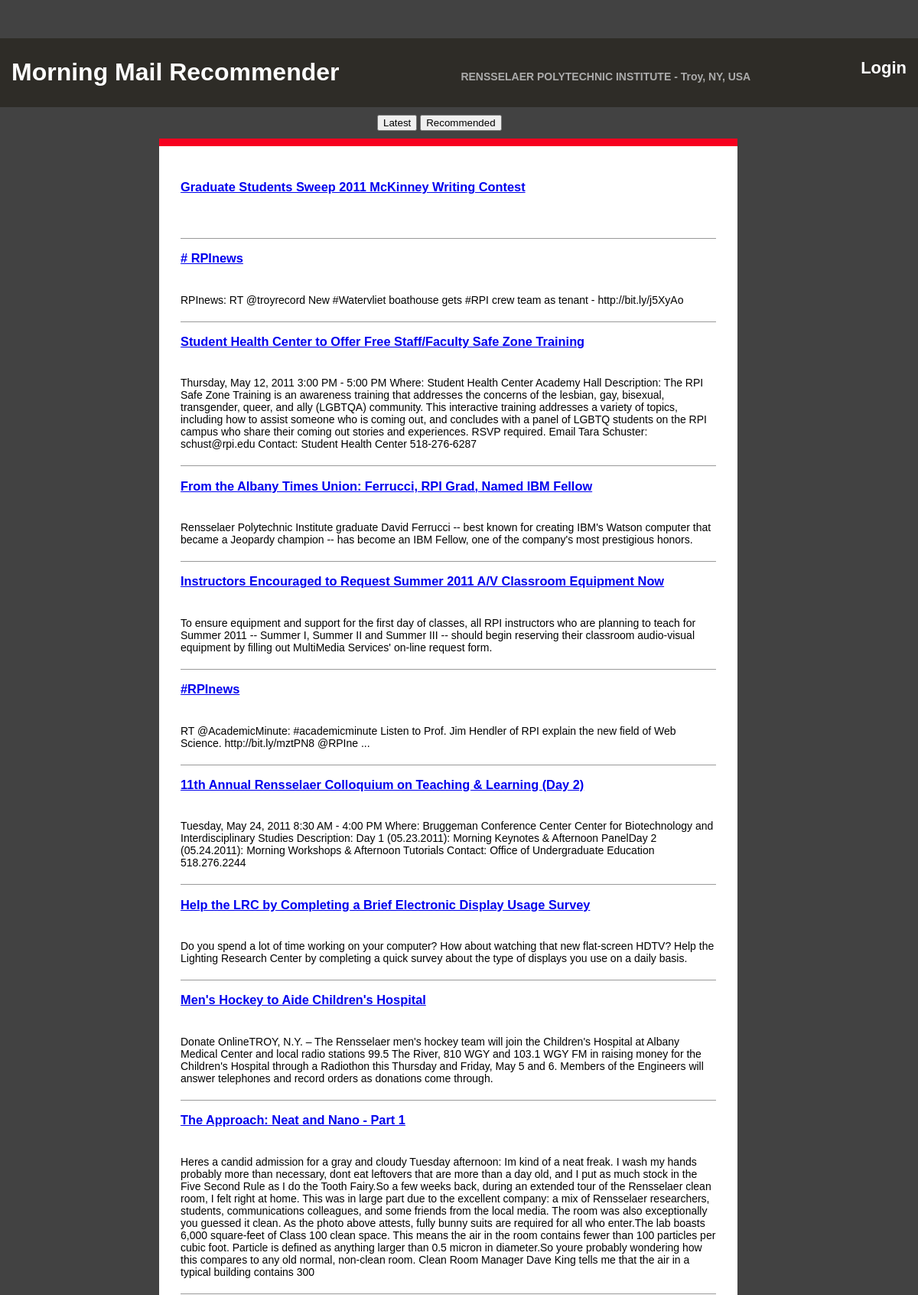
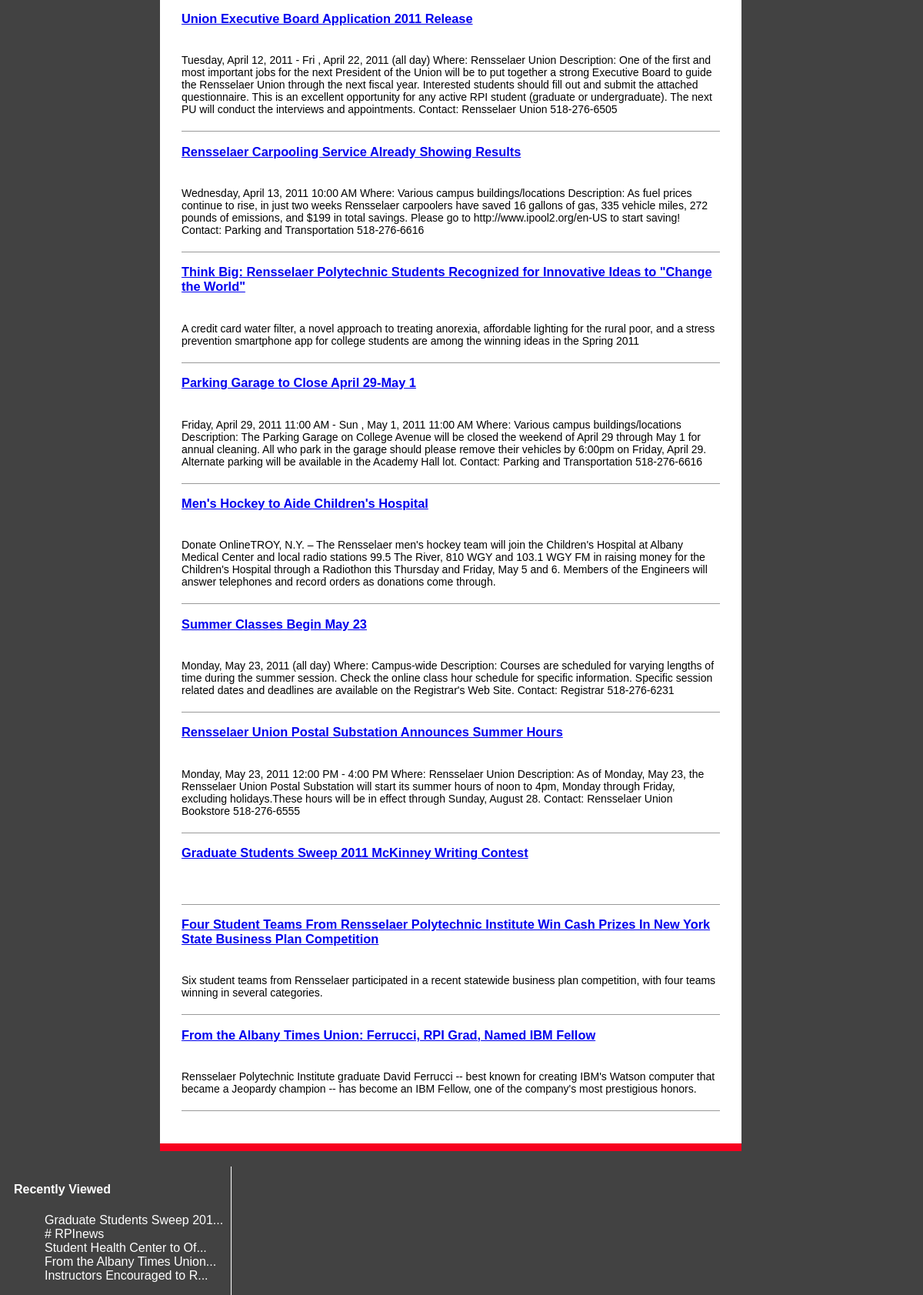
The page /final_project.php on the database its author committed (2 pictures, top to bottom).
### tables this page shows
CREATE TABLE IF NOT EXISTS `rss_articles` (
  `id` int(11) NOT NULL AUTO_INCREMENT,
  `guid` varchar(512) NOT NULL,
  `url` varchar(512) NOT NULL,
  `title` varchar(256) DEFAULT NULL,
  `description` varchar(1024) DEFAULT NULL,
  `pubdate` datetime DEFAULT NULL,
  PRIMARY KEY (`id`),
  UNIQUE KEY `id` (`id`),
  UNIQUE KEY `guid` (`guid`)
);

### CAS-1.2.1/CAS.php (called while the page is built, shortened)
<?php
include_once (dirname(__FILE__) . '/CAS/client.php');
class phpCAS {
	public static function client($server_version, $server_hostname, $server_port, $server_uri, $start_session = true) {
		$PHPCAS_CLIENT = new CASClient($server_version, FALSE
		, $server_hostname, $server_port, $server_uri, $start_session);
	}
	public static function backtrace() {
		if (function_exists('debug_backtrace')) {
			return debug_backtrace();
		} else {
			return array ();
		}
	}
	public static function trace($str) {
		$dbg = phpCAS :: backtrace();
	}
	public static function traceBegin() {
		$dbg = phpCAS :: backtrace();
		$str = '=> ';
		if (!empty ($dbg[2]['class'])) {
			$str .= $dbg[2]['class'] . '::';
		}
		$str .= $dbg[2]['function'] . '(';
		if (is_array($dbg[2]['args'])) {
			foreach ($dbg[2]['args'] as $index => $arg) {
				if ($index != 0) {
					$str .= ', ';
				}
				$str .= str_replace("\n", "", var_export($arg, TRUE));
			}
		}
		if (isset($dbg[2]['file']))
		$file = basename($dbg[2]['file']);
		else
		$file = 'unknown_file';
		if (isset($dbg[2]['line']))
		$line = $dbg[2]['line'];
		else
		$line = 'unknown_line';
		$str .= ') [' . $file . ':' . $line . ']';
	}
	public static function traceEnd($res = '') {
		$str = '';
		$str .= '<= ' . str_replace("\n", "", var_export($res, TRUE));
	}
	public static function isAuthenticated() {
		global $PHPCAS_CLIENT, $PHPCAS_AUTH_CHECK_CALL;
		$auth = $PHPCAS_CLIENT->isAuthenticated();
		$dbg = phpCAS :: backtrace();
		return $auth;
	}
}
?>

### CAS-1.2.1/CAS/client.php (called while the page is built, shortened)
<?php
class CASClient
{
	private $_server = array(
		'version' => -1,
		'hostname' => 'none',
		'port' => -1,
		'uri' => 'none');
	private function getServerVersion()
	{
		return $this->_server['version'];
	}
	public function CASClient(
	$server_version,
	$proxy,
	$server_hostname,
	$server_port,
	$server_uri,
	$start_session = true) {
		$this->_start_session = $start_session;
		$this->_proxy = $proxy;
		$this->_server['version'] = $server_version;
		$server_uri = preg_replace('/\/\//','/','/'.$server_uri.'/');
		if ( $this->isCallbackMode() ) {
			if ( !$this->isHttps() ) {
				phpCAS::error('CAS proxies must be secured to use phpCAS; PGT\'s will not be received from the CAS server');
			}
		} else {
			$ticket = (isset($_GET['ticket']) ? $_GET['ticket'] : null);
		}
	}
	public function isAuthenticated()
	{
		$res = FALSE;
		return $res;
	}
	public function isSessionAuthenticated ()
	{
		return !empty($_SESSION['phpCAS']['user']);
	}
	private function wasPreviouslyAuthenticated()
	{
		$auth = FALSE;
		return $auth;
	}
	private function isLogoutRequest() {
		return !empty($_POST['logoutRequest']);
	}
	private $_st = '';
	public function hasST()
	{ return !empty($this->_st); }
	private $_proxy;
	public function isProxy()
	{
		return $this->_proxy;
	}
	private $_callback_mode = FALSE;
	private function isCallbackMode()
	{
		return $this->_callback_mode;
	}
	private  $_pt = '';
	public function hasPT()
	{ return !empty($this->_pt); }
	public function hasSA()
	{ return !empty($this->_sa); }
}
?>

### final_project.php (the view, shortened to what this page needs)
<?php include('CAS-1.2.1/CAS.php');
?>
<!DOCTYPE html PUBLIC "-//W3C//DTD XHTML 1.0 Transitional//EN" "http://www.w3.org/TR/xhtml1/DTD/xhtml1-transitional.dtd">
<html>
<head>
<link rel="stylesheet" type="text/css" href="final_project.css" />
</head>
<body>
  <div id="header">
  <h1>Morning Mail Recommender <span class = "span_header">RENSSELAER POLYTECHNIC INSTITUTE - Troy, NY, USA</span>
  <?php
    if (phpCAS::isAuthenticated())
	{
         $user_name=phpCAS::getUser();
	 echo '<span class = "span_header_login"><a href = "CAS_RPI_logout.php">'.$user_name.' Logout</a></span>';
	 $cookie_name = $_COOKIE['user_id'];
	}
    else
	{
	 echo '<span class = "span_header_login"><a href = "CAS_RPI.php">Login</a></span>';
	}
  ?>
  </h1>
  </div>
  <div id ="buttons">
    <div id="align_buttons">
      <button type="button" id="latest">Latest</button>
      <button type="button" id="recommended">Recommended</button>
    </div>
  </div>
  <div id="content">
  <?php
 $cluster = -1;
 $user_id = -1;
 $sql = 'SELECT * FROM rss_articles ORDER BY pubdate DESC LIMIT 10';
 $results = mysql_query($sql);
 $row = mysql_fetch_array($results);
 echo '<div id="recent_articles">';
 while($row != null)
	{
		echo '<h3>'.'<a class="article" id="'.$row['id'].'" href="'.$row['url'].'">'.$row['title'].'</a>'.'</h3>';
		echo '<p>'.$row['description'].'</p>';
		$row = mysql_fetch_array( $results );
	}
 echo '</div>';
 echo '<div id="recommended_articles">';
 if($cluster <= 0)
 {
 $sql = 'SELECT article_id, a.title, a.url, a.description, count(*) FROM clicks c INNER JOIN rss_articles a ON c.article_id = a.id GROUP BY c.article_id ORDER BY count(*) DESC LIMIT 10';
 $results = mysql_query($sql);
 $row = mysql_fetch_array( $results);
  while($row != null)
	{
		echo '<h3>'.'<a class="article" id="'.$row['article_id'].'" href="'.$row['url'].'">'.$row['title'].'</a>'.'</h3>';
		echo '<p>'.$row['description'].'</p>';
		$row = mysql_fetch_array( $results );
	}
 }
 echo '</div>';
  ?>
    </div>
    <div id="nav">
    <h4>Recently Viewed</h4>
    <ul>
<?php
 if($user_id < 0)
 {
 $sql = 'SELECT * FROM rss_articles ORDER BY pubdate DESC LIMIT 5;';
 $results = mysql_query($sql);
 $row = mysql_fetch_array( $results);
 while($row != null)
	{
        $title = $row['title'];
	$abridged_title = substr($title, 0, 27);
	if(strlen($title) > 26)
		$abridged_title .= '...';
	echo '<li><a href="'.$row['url'].'" title="'.$title.'">'.$abridged_title."</a></li>";
	$row = mysql_fetch_array( $results );
	}
  }
  ?>
     </ul>
  </div>
</body>
</html>

### final_project.css (style rules this page uses)
body { background-color:#424242; font-family: arial; }
#header h1 { margin-left:10px; color:white; }
#header { position: absolute; top: 50px; left: 0; background-color: #2E2C27; margin 0; padding: 5px; width: 100% }
.span_header { font-size:14px; margin-left:150px; color:#ABABAB }
#buttons { margin: 150px auto auto 200px; width: 700px; font-size: 14px; margin-bottom: 10px; }
#align_buttons { margin-left:285px; }
#nav { position: relative; float:left; border-right: 1px solid white; padding-right:10px; padding-left: 10px; }
#nav h4 { color:white; }
#nav ul { list-style: none; }
#nav ul li a { text-decoration: none; color:white; }
#content { background-color:white; padding: 2em; border-top: 10px solid #F7001F; margin: auto auto auto 200px; width: 700px; font-size: 14px; float:left; border-bottom: 10px solid #F7001F; margin-bottom: 20px; }
#content p { border-bottom: 1px solid #999999; padding-bottom:20px; padding-top:20px }
.span_header_login { float:right; padding-right: 20px; }
.span_header_login a { font-size:22px; color:white; text-decoration:none; }

### rows shown on the page
rss_articles: title "Graduate Students Sweep 2011 McKinney Writing Contest", title "Graduate Students Sweep 201..."
rss_articles: title "# RPInews", description "RPInews: RT @troyrecord New #Watervliet boathouse gets #RPI crew team as tenant - http://bit.ly/j5XyAo"
rss_articles: title "Student Health Center to Offer Free Staff/Faculty Safe Zone Training", description "Thursday, May 12, 2011 3:00 PM - 5:00 PM Where: Student Health Center Academy Hall Description: The RPI Safe Zone Training is an awareness training that addresses the concerns of the lesbian, gay, bisexual, transgender, queer, and ally (LGBTQA) community. This interactive training addresses a variety of topics, including how to assist someone who is coming out, and concludes with a panel of LGBTQ students on the RPI campus who share their coming out stories and experiences. RSVP required. Email Tara Schuster: schust@rpi.edu Contact: Student Health Center 518-276-6287", title "Student Health Center to Of..."
rss_articles: title "From the Albany Times Union: Ferrucci, RPI Grad, Named IBM Fellow", description "Rensselaer Polytechnic Institute graduate David Ferrucci -- best known for creating IBM's Watson computer that became a Jeopardy champion -- has become an IBM Fellow, one of the company's most prestigious honors.", title "From the Albany Times Union..."
rss_articles: title "Instructors Encouraged to Request Summer 2011 A/V Classroom Equipment Now", description "To ensure equipment and support for the first day of classes, all RPI instructors who are planning to teach for Summer 2011 -- Summer I, Summer II and Summer III -- should begin reserving their classroom audio-visual equipment by filling out MultiMedia Services' on-line request form.", title "Instructors Encouraged to R..."
rss_articles: title "#RPInews", description "RT @AcademicMinute: #academicminute Listen to Prof. Jim Hendler of RPI explain the new field of Web Science. http://bit.ly/mztPN8 @RPIne ..."
rss_articles: title "11th Annual Rensselaer Colloquium on Teaching & Learning (Day 2)", description "Tuesday, May 24, 2011 8:30 AM - 4:00 PM Where: Bruggeman Conference Center Center for Biotechnology and Interdisciplinary Studies Description: Day 1 (05.23.2011): Morning Keynotes & Afternoon PanelDay 2 (05.24.2011): Morning Workshops & Afternoon Tutorials Contact: Office of Undergraduate Education 518.276.2244"
rss_articles: title "Help the LRC by Completing a Brief Electronic Display Usage Survey", description "Do you spend a lot of time working on your computer? How about watching that new flat-screen HDTV? Help the Lighting Research Center by completing a quick survey about the type of displays you use on a daily basis."
rss_articles: title "Men's Hockey to Aide Children's Hospital", description "Donate OnlineTROY, N.Y. – The Rensselaer men's hockey team will join the Children's Hospital at Albany Medical Center and local radio stations 99.5 The River, 810 WGY and 103.1 WGY FM in raising money for the Children's Hospital through a Radiothon this Thursday and Friday, May 5 and 6. Members of the Engineers will answer telephones and record orders as donations come through."
rss_articles: title "The Approach: Neat and Nano - Part 1", description "Heres a candid admission for a gray and cloudy Tuesday afternoon: Im kind of a neat freak. I wash my hands probably more than necessary, dont eat leftovers that are more than a day old, and I put as much stock in the Five Second Rule as I do the Tooth Fairy.So a few weeks back, during an extended tour of the Rensselaer clean room, I felt right at home. This was in large part due to the excellent company: a mix of Rensselaer researchers, students, communications colleagues, and some friends from the local media. The room was also exceptionally you guessed it clean. As the photo above attests, fully bunny suits are required for all who enter.The lab boasts 6,000 square-feet of Class 100 clean…"

### other values the page prints
$row['title'] "Union Executive Board Application 2011 Release"
$row['title'] "Rensselaer Carpooling Service Already Showing Results"
$row['title'] "Think Big: Rensselaer Polytechnic Students Recognized for Innovative Ideas to \"Change the World\""
$row['title'] "Parking Garage to Close April 29-May 1"
$row['title'] "Men's Hockey to Aide Children's Hospital"
$row['title'] "Summer Classes Begin May 23"
$row['title'] "Rensselaer Union Postal Substation Announces Summer Hours"
$row['title'] "Graduate Students Sweep 2011 McKinney Writing Contest"
$row['title'] "Four Student Teams From Rensselaer Polytechnic Institute Win Cash Prizes In New York State Business Plan Competition"
$row['description'] "Six student teams from Rensselaer participated in a recent statewide business plan competition, with four teams winning in several categories."
$row['title'] "From the Albany Times Union: Ferrucci, RPI Grad, Named IBM Fellow"
